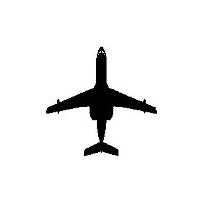
#> input picture src/0.jpg, 200 x 200 px
$ python preprocessing.py
#> lines starting #> are read from the running program, lines starting #| are printed output that depends on the picture; after the words box and inside, x2 and y2 are one past the last pixel; in counts of white or black regions, pixels touching at a corner belong together
import numpy as np
import cv2
import matplotlib.pyplot as plt

from scipy.spatial import ConvexHull # maybe we need a correct implementation of convexhull. Just maybe

#filename: string

# Read image
img = cv2.imread("0.jpg")
#> img is the input picture: shape (200, 200, 3); min 0, max 255, mean 238.6

#cv2.imshow("Image", img)
#cv2.waitKey(0)

width = 200
heigth = 200
#apply gray, blur
gray = cv2.cvtColor(img, cv2.COLOR_BGR2GRAY) # convert to grayscale

#cv2.imshow("Image", gray)
#cv2.waitKey(0)

blur = cv2.blur(gray, (3, 3)) # blur the image
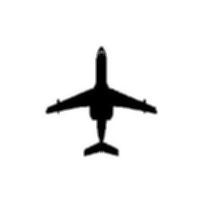
#> blur: shape (200, 200); min 0, max 255, mean 238.6

#cv2.imshow("Image", blur)
#cv2.waitKey(0)

#binarize the image
ret, thresh = cv2.threshold(blur, 50, 255, cv2.THRESH_BINARY)
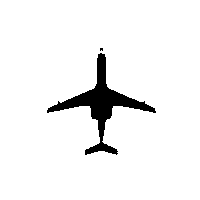
#> thresh: shape (200, 200); 94.6% white; 2 black regions (1 under 20 px)

# Finding contours for the binarized
contours, hierarchy = cv2.findContours(thresh, cv2.RETR_TREE, cv2.CHAIN_APPROX_SIMPLE)
#> contours = 3 contours, 1 with area under 20; largest, box (x1, y1, x2, y2) and area: (0, 0, 200, 200) 39601, (46, 52, 157, 156) 2350

for contour in contours:
	for point in contour:
		if (point[0][0] == 0 or point[0][0] == width-1 or point[0][1] == 0 \
			or point[0][1] == heigth-1):
			print("outer box! removing")
			contours.remove(contour)
			break
#> this loop made 2 passes
#> contour on pass 1: [[0, 0], [0, 199], [199, 199], [199, 0]]
#| outer box! removing
#> after the loop, contours = 2 contours, 1 with area under 20; largest, box (x1, y1, x2, y2) and area: (46, 52, 157, 156) 2350

for contour in contours:
	print("area: {}".format(cv2.contourArea(contour)))
#> this loop made 2 passes
#| area: 2350.5
#| area: 13.0


#This reversely sorts the contours found, and selects the one with
#largest area
contour = sorted(contours, key = lambda contour: cv2.contourArea(contour), reverse=True)
#> contour has the same summary as contours
print (cv2.contourArea(contour[0]))
#| 2350.5

# create hull array for convex hull points
hull = []
hull_defects = []

#TODO BRENO LÊ ISSO DAQUI
"""
TA MANO, O QUE FALTA FAZER AQUI:
	-TIRAR ESSA CAIXA QUE FICA FORA DA IMAGEM.
	-TIRAR ESSA BOLINHA ESTRANHA QUE APARECE.
"""

# calculate points for each contour
for i in range(len(contours)):
	# creating convex hull object for each contour
	hull.append(cv2.convexHull(contours[i], False))
	hull_defects.append(cv2.convexHull(contours[i], returnPoints = False))
#> after the loop, hull = 2 contours, 1 with area under 20; largest, box (x1, y1, x2, y2) and area: (46, 52, 157, 156) 6616; hull_defects = [[1, 2, 4, 5, 51, 53, 54, 101, 102, 118, 119, 161, 162, 164, 213, 214], [0, 1, 2, 3, 4, 5, 7, 8]]

#print(hull)

# create an empty black image
drawing = np.zeros((thresh.shape[0], thresh.shape[1], 3), np.uint8)

# draw contours and hull points, and find convexity defects
defects = []

#for i in range(len(contours)):
color_contours = (0, 255, 0) # green - color for contours
color = (255, 0, 0) # blue - color for convex hull
# draw ith contour
cv2.drawContours(drawing, contours, 0, color_contours, 1, 8)
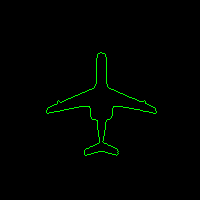
#> drawing: shape (200, 200, 3); mean of channels 0, 1, 2 0, 2.6, 0; drawn as B, G, R
# draw ith convex hull object
cv2.drawContours(drawing, hull, 0, color, 1, 8)
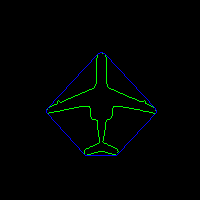
#> drawing: shape (200, 200, 3); 0.6% of pixels changed, all inside (x1, y1, x2, y2) = (46, 52, 157, 156); drawn as B, G, R
#print(len(hull[i]))
defects.append(cv2.convexityDefects(contours[0], hull_defects[0]))

cv2.imshow("Image", drawing)
cv2.waitKey(0)
print(defects)
#| [array([[[ 214,    1,    0,  114]],
#|        [[   2,    4,    3,  162]],
#|        [[   5,   51,   10, 5190]],
#|        [[  51,   53,   52,  162]],
#|        [[  54,  101,   70, 9118]],
#|        [[ 102,  118,  109, 1024]],
#|        [[ 119,  161,  145, 9193]],
#|        [[ 162,  164,  163,  114]],
#|        [[ 164,  213,  206, 5176]]], dtype=int32)]

'''
TENDO AGORA OS CONTOURS E ETC, TEMOS QUE APRENDER A ENCONTRAR:
	-OS PONTOS DE BICO E RABO DO AVIAO
	-A PONTA DE CADA ASA
	-A ÁREA DO AVIÃO/ÁREA DO CH
	-OS DEFEITOS DE CONVEXIDADE, QUE JÁ TÃO QUASE TODOS IMPLEMENTADOS
'''


'''
for i in range(defects.shape[0]):
	s,e,f,d = defects[i,0]
	start = tuple(cnt[s][0])
	end = tuple(cnt[e][0])
	far = tuple(cnt[f][0])
	cv2.line(img,start,end,[0,255,0],2)
	cv2.circle(img,far,5,[0,0,255],-1)
'''

cv2.destroyAllWindows()
